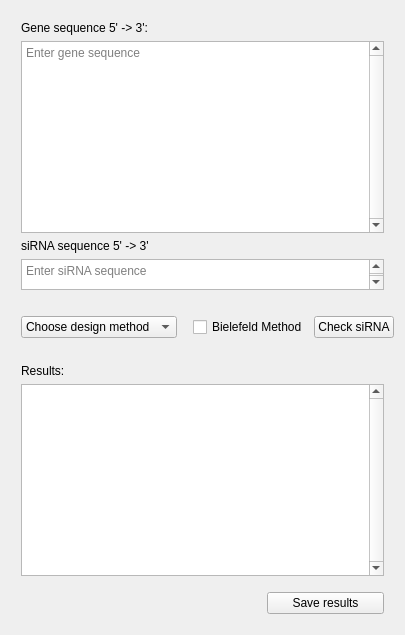
        <widget class="QWidget" name="tab_3">
         <attribute name="title">
          <string>Check siRNA</string>
         </attribute>
         <layout class="QVBoxLayout" name="verticalLayout_11">
          <item>
           <layout class="QVBoxLayout" name="verticalLayout_18">
            <item>
             <layout class="QVBoxLayout" name="verticalLayout_20">
              <property name="leftMargin">
               <number>10</number>
              </property>
              <property name="topMargin">
               <number>10</number>
              </property>
              <property name="rightMargin">
               <number>10</number>
              </property>
              <item>
               <widget class="QLabel" name="label_20">
                <property name="text">
                 <string>Gene sequence 5' -&gt; 3':</string>
                </property>
               </widget>
              </item>
              <item>
               <widget class="QTextEdit" name="geneSeq3">
                <property name="inputMethodHints">
                 <set>Qt::ImhNone</set>
                </property>
                <property name="verticalScrollBarPolicy">
                 <enum>Qt::ScrollBarAlwaysOn</enum>
                </property>
                <property name="tabChangesFocus">
                 <bool>false</bool>
                </property>
                <property name="placeholderText" stdset="0">
                 <string>Enter gene sequence</string>
                </property>
               </widget>
              </item>
              <item>
               <layout class="QVBoxLayout" name="verticalLayout_21">
                <item>
                 <widget class="QLabel" name="label_21">
                  <property name="toolTip">
                   <string/>
                  </property>
                  <property name="text">
                   <string>siRNA sequence 5' -&gt; 3'</string>
                  </property>
                 </widget>
                </item>
                <item>
                 <widget class="QTextEdit" name="siRNASeq">
                  <property name="maximumSize">
                   <size>
                    <width>16777215</width>
                    <height>31</height>
                   </size>
                  </property>
                  <property name="verticalScrollBarPolicy">
                   <enum>Qt::ScrollBarAlwaysOn</enum>
                  </property>
                  <property name="placeholderText" stdset="0">
                   <string>Enter siRNA sequence</string>
                  </property>
                 </widget>
                </item>
               </layout>
              </item>
             </layout>
            </item>
            <item>
             <layout class="QHBoxLayout" name="horizontalLayout_10">
              <property name="topMargin">
               <number>20</number>
              </property>
              <property name="bottomMargin">
               <number>20</number>
              </property>
              <item>
               <layout class="QGridLayout" name="gridLayout_37">
                <property name="leftMargin">
                 <number>10</number>
                </property>
                <item row="0" column="0">
                 <widget class="QComboBox" name="method">
                  <property name="maximumSize">
                   <size>
                    <width>181</width>
                    <height>27</height>
                   </size>
                  </property>
                  <item>
                   <property name="text">
                    <string>Choose design method</string>
                   </property>
                  </item>
                  <item>
                   <property name="text">
                    <string>RNAi</string>
                   </property>
                  </item>
                  <item>
                   <property name="text">
                    <string>siRNA</string>
                   </property>
                  </item>
                 </widget>
                </item>
               </layout>
              </item>
              <item>
               <layout class="QGridLayout" name="gridLayout_39">
                <property name="leftMargin">
                 <number>10</number>
                </property>
                <item row="0" column="0">
                 <widget class="QCheckBox" name="checkBox3">
                  <property name="text">
                   <string>Bielefeld Method</string>
                  </property>
                 </widget>
                </item>
               </layout>
              </item>
              <item>
               <layout class="QGridLayout" name="gridLayout_40">
                <item row="1" column="0">
                 <widget class="QPushButton" name="checksiRNA">
                  <property name="enabled">
                   <bool>true</bool>
                  </property>
                  <property name="maximumSize">
                   <size>
                    <width>233</width>
                    <height>27</height>
                   </size>
                  </property>
                  <property name="contextMenuPolicy">
                   <enum>Qt::NoContextMenu</enum>
                  </property>
                  <property name="text">
                   <string>Check siRNA</string>
                  </property>
                  <property name="checkable">
                   <bool>false</bool>
                  </property>
                 </widget>
                </item>
               </layout>
              </item>
             </layout>
            </item>
            <item>
             <layout class="QVBoxLayout" name="verticalLayout_22">
              <property name="leftMargin">
               <number>10</number>
              </property>
              <property name="rightMargin">
               <number>10</number>
              </property>
              <item>
               <widget class="QLabel" name="label_23">
                <property name="text">
                 <string>Results:</string>
                </property>
               </widget>
              </item>
              <item>
               <widget class="QTextBrowser" name="output_text3">
                <property name="verticalScrollBarPolicy">
                 <enum>Qt::ScrollBarAlwaysOn</enum>
                </property>
               </widget>
              </item>
             </layout>
            </item>
            <item>
             <layout class="QHBoxLayout" name="horizontalLayout_11">
              <property name="leftMargin">
               <number>10</number>
              </property>
              <property name="topMargin">
               <number>10</number>
              </property>
              <property name="rightMargin">
               <number>10</number>
              </property>
              <item>
               <layout class="QGridLayout" name="gridLayout_41">
                <item row="0" column="0">
                 <widget class="QLabel" name="label_13">
                  <property name="text">
                   <string/>
                  </property>
                 </widget>
                </item>
               </layout>
              </item>
              <item>
               <layout class="QGridLayout" name="gridLayout_42">
                <item row="0" column="0">
                 <layout class="QGridLayout" name="gridLayout_43">
                  <item row="0" column="0">
                   <widget class="QLabel" name="label_14">
                    <property name="text">
                     <string/>
                    </property>
                   </widget>
                  </item>
                 </layout>
                </item>
               </layout>
              </item>
              <item>
               <layout class="QGridLayout" name="gridLayout_44">
                <property name="bottomMargin">
                 <number>10</number>
                </property>
                <item row="0" column="0">
                 <widget class="QPushButton" name="save_button3">
                  <property name="maximumSize">
                   <size>
                    <width>235</width>
                    <height>27</height>
                   </size>
                  </property>
                  <property name="text">
                   <string>Save results</string>
                  </property>
                 </widget>
                </item>
               </layout>
              </item>
             </layout>
            </item>
           </layout>
          </item>
         </layout>
        </widget>
